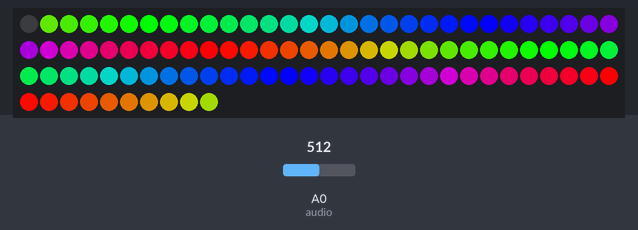
Bench run of a sketch on a simulated Arduino Uno, built with avr-gcc and run on an emulated ATmega328P. Shown: 100 RGB LEDs in strip order, left to right, continuing on the next row. The inputs (shaded band) are chosen by the test bench; at power-on: A0 (audio) = 512.

Above: at 1.2 s.
1.3 s: A0 (audio) set to 40
At 1.71 s:
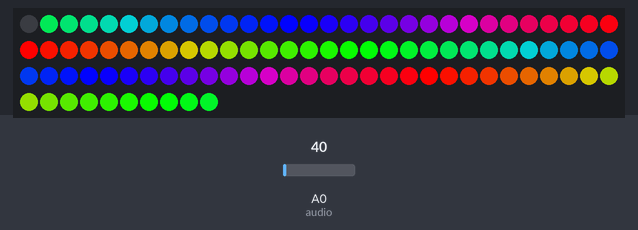
3.0 s: A0 (audio) set to 60
At 3.25 s:
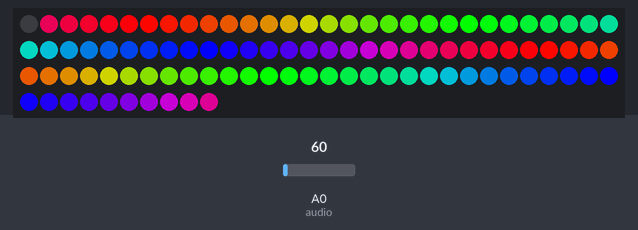
Timing chart, 0 to 6.0 s (numbered marks = the images above; inputs shaded):
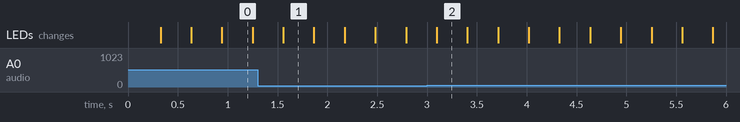

The sketch:

music_visualizer_variant_2.ino
```cpp
#include <FastLED.h>

// LED OBJECT SETUP
#define LED_PIN     4
#define NUM_LEDS    100
#define BRIGHTNESS  255
#define LED_TYPE    WS2811
#define COLOR_ORDER BRG

CRGB leds[NUM_LEDS];

#define UPDATES_PER_SECOND 100

int audio = A0;

// STANDARD VISUALISER VARIABLES
int k = 255; // COLOR WHEEL POSITION
int decay = 1; // HOW MANY MS BEFORE ONE LIGHT DECAY
int decay_check = 0;
long pre_react = 0; // NEW SPIKE CONVERSION
long react = 0; // NUMBER OF LEDs BEING LIT

// RAINBOW WAVE SETTINGS
int wheel_speed = 1;

void setup()
{
  FastLED.addLeds<LED_TYPE, LED_PIN, COLOR_ORDER>(leds, NUM_LEDS).setCorrection( TypicalLEDStrip );
  FastLED.setBrightness(  BRIGHTNESS );

  for (int i = 0; i < NUM_LEDS; i++)
    leds[i] = CRGB(0, 0, 0);

  FastLED.show();

  // INPUT SETUP
  pinMode(audio, INPUT);
}

CRGB Scroll(int pos) {
  CRGB color (0,0,0);
  if(pos < 85) {
    color.g = 0;
    color.r = ((float)pos / 85.0f) * 255.0f;
    color.b = 255 - color.r;
  } else if(pos < 170) {
    color.g = ((float)(pos - 85) / 85.0f) * 255.0f;
    color.r = 255 - color.g;
    color.b = 0;
  } else if(pos < 256) {
    color.b = ((float)(pos - 170) / 85.0f) * 255.0f;
    color.g = 255 - color.b;
    color.r = 1;
  }
  return color;
}

void leftripple()
{
    int rip_check = 50;
    for(int ripple = 50; ripple > 0; ripple--)
    {
      if (ripple > (rip_check - react))
      {
        leds[ripple] = Scroll((ripple * 256 / 50 + k) % 256);
      }
      else
      {
        leds[ripple] = CRGB(0, 0, 0);
      }
    }
    rip_check++;
}

void rightripple()
{
    for(int ripple = 50; ripple < 100; ripple++)
    {
      int rip_check = 50;
      if (ripple < (rip_check + react))
      {
        leds[ripple] = Scroll((ripple * 256 / 50 + k) % 256);
      }
      else
      {
        leds[ripple] = CRGB(0, 0, 0);
      }
      rip_check++;
    }
}


void loop()
{
  int audio_input = analogRead(audio) * 5; // SENSITIVITY PARAMETER
  if (audio_input > 0)
  {
    pre_react = ((long)NUM_LEDS * (long)audio_input) / 255L; // TRANSLATE AUDIO LEVEL TO NUMBER OF LEDs

    if (pre_react > react) // ONLY ADJUST LEVEL OF LED IF LEVEL HIGHER THAN CURRENT LEVEL
      react = pre_react;

    if (pre_react > 50 && pre_react < 100) { wheel_speed = 3; }
    else if (pre_react > 100){ wheel_speed = 5; }
    else { wheel_speed = 1; }

    /*
    if (pre_react > 50 && pre_react < 100) { wheel_speed = 5; }
    else if (pre_react > 100){ wheel_speed = 10; }
    else { wheel_speed = 3; }
    */
  }

  leftripple();
  rightripple();
  FastLED.show();

  k = k - wheel_speed;
  if (k < 0)
    k = 255;

  decay_check++;
  if (decay_check > decay)
  {
    decay_check = 0;
    if (react > 0)
      react--;
  }
}
```
